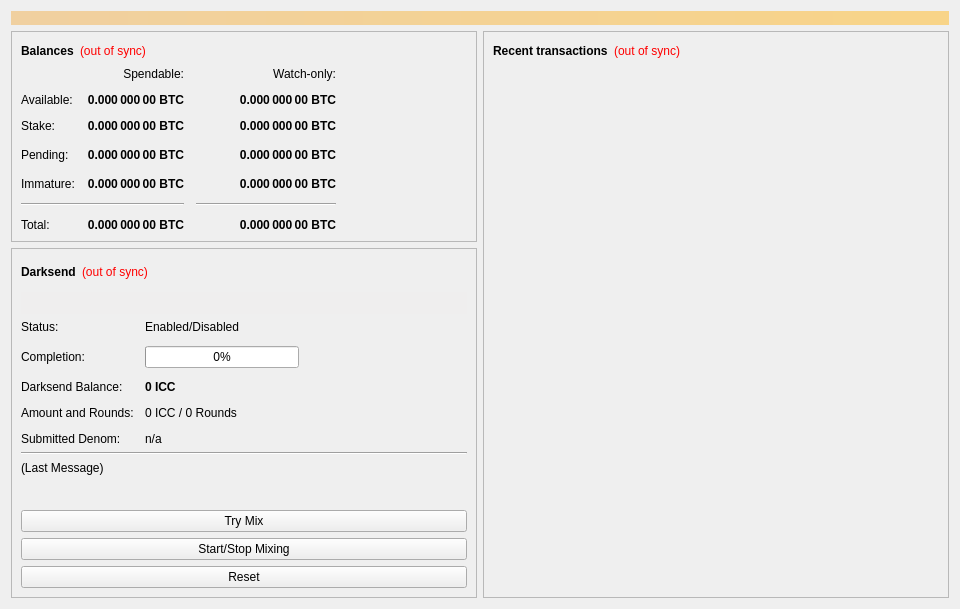
<?xml version="1.0" encoding="UTF-8"?>
<ui version="4.0">
 <class>OverviewPage</class>
 <widget class="QWidget" name="OverviewPage">
  <property name="geometry">
   <rect>
    <x>0</x>
    <y>0</y>
    <width>960</width>
    <height>594</height>
   </rect>
  </property>
  <property name="minimumSize">
   <size>
    <width>960</width>
    <height>0</height>
   </size>
  </property>
  <property name="windowTitle">
   <string>Form</string>
  </property>
  <layout class="QVBoxLayout" name="topLayout">
   <item>
    <widget class="QLabel" name="labelAlerts">
     <property name="visible">
      <bool>false</bool>
     </property>
     <property name="styleSheet">
      <string notr="true">background-color: qlineargradient(x1: 0, y1: 0, x2: 1, y2: 0, stop:0 #F0D0A0, stop:1 #F8D488); color:#000000;</string>
     </property>
     <property name="wordWrap">
      <bool>true</bool>
     </property>
     <property name="margin">
      <number>3</number>
     </property>
    </widget>
   </item>
   <item>
    <layout class="QHBoxLayout" name="horizontalLayout" stretch="1,1">
     <item>
      <layout class="QVBoxLayout" name="verticalLayout_2">
       <item>
        <widget class="QFrame" name="frame">
         <property name="frameShape">
          <enum>QFrame::StyledPanel</enum>
         </property>
         <property name="frameShadow">
          <enum>QFrame::Raised</enum>
         </property>
         <layout class="QVBoxLayout" name="verticalLayout_4">
          <item>
           <layout class="QHBoxLayout" name="horizontalLayout_4">
            <item>
             <widget class="QLabel" name="label_5">
              <property name="font">
               <font>
                <weight>75</weight>
                <bold>true</bold>
               </font>
              </property>
              <property name="text">
               <string>Balances</string>
              </property>
             </widget>
            </item>
            <item>
             <widget class="QLabel" name="labelWalletStatus">
              <property name="cursor">
               <cursorShape>WhatsThisCursor</cursorShape>
              </property>
              <property name="toolTip">
               <string>The displayed information may be out of date. Your wallet automatically synchronizes with the InternationalConsumptionChain network after a connection is established, but this process has not completed yet.</string>
              </property>
              <property name="styleSheet">
               <string notr="true">QLabel { color: red; }</string>
              </property>
              <property name="text">
               <string notr="true">(out of sync)</string>
              </property>
              <property name="alignment">
               <set>Qt::AlignLeading|Qt::AlignLeft|Qt::AlignVCenter</set>
              </property>
             </widget>
            </item>
            <item>
             <spacer name="horizontalSpacer_3">
              <property name="orientation">
               <enum>Qt::Horizontal</enum>
              </property>
              <property name="sizeHint" stdset="0">
               <size>
                <width>40</width>
                <height>20</height>
               </size>
              </property>
             </spacer>
            </item>
           </layout>
          </item>
          <item>
           <layout class="QGridLayout" name="gridLayout">
            <property name="spacing">
             <number>12</number>
            </property>
            <item row="3" column="2">
             <widget class="QLabel" name="labelWatchPending">
              <property name="font">
               <font>
                <weight>75</weight>
                <bold>true</bold>
               </font>
              </property>
              <property name="cursor">
               <cursorShape>IBeamCursor</cursorShape>
              </property>
              <property name="toolTip">
               <string>Unconfirmed transactions to watch-only addresses</string>
              </property>
              <property name="text">
               <string notr="true">0.000 000 00 BTC</string>
              </property>
              <property name="alignment">
               <set>Qt::AlignRight|Qt::AlignTrailing|Qt::AlignVCenter</set>
              </property>
              <property name="textInteractionFlags">
               <set>Qt::LinksAccessibleByMouse|Qt::TextSelectableByKeyboard|Qt::TextSelectableByMouse</set>
              </property>
             </widget>
            </item>
            <item row="3" column="1">
             <widget class="QLabel" name="labelUnconfirmed">
              <property name="font">
               <font>
                <weight>75</weight>
                <bold>true</bold>
               </font>
              </property>
              <property name="cursor">
               <cursorShape>IBeamCursor</cursorShape>
              </property>
              <property name="toolTip">
               <string>Total of transactions that have yet to be confirmed, and do not yet count toward the spendable balance</string>
              </property>
              <property name="text">
               <string notr="true">0.000 000 00 BTC</string>
              </property>
              <property name="alignment">
               <set>Qt::AlignRight|Qt::AlignTrailing|Qt::AlignVCenter</set>
              </property>
              <property name="textInteractionFlags">
               <set>Qt::LinksAccessibleByMouse|Qt::TextSelectableByKeyboard|Qt::TextSelectableByMouse</set>
              </property>
             </widget>
            </item>
            <item row="4" column="2">
             <widget class="QLabel" name="labelWatchImmature">
              <property name="font">
               <font>
                <weight>75</weight>
                <bold>true</bold>
               </font>
              </property>
              <property name="cursor">
               <cursorShape>IBeamCursor</cursorShape>
              </property>
              <property name="toolTip">
               <string>Mined balance in watch-only addresses that has not yet matured</string>
              </property>
              <property name="text">
               <string notr="true">0.000 000 00 BTC</string>
              </property>
              <property name="alignment">
               <set>Qt::AlignRight|Qt::AlignTrailing|Qt::AlignVCenter</set>
              </property>
              <property name="textInteractionFlags">
               <set>Qt::LinksAccessibleByMouse|Qt::TextSelectableByKeyboard|Qt::TextSelectableByMouse</set>
              </property>
             </widget>
            </item>
            <item row="5" column="0" colspan="2">
             <widget class="Line" name="lineSpendableBalance">
              <property name="orientation">
               <enum>Qt::Horizontal</enum>
              </property>
             </widget>
            </item>
            <item row="5" column="2">
             <widget class="Line" name="lineWatchBalance">
              <property name="sizePolicy">
               <sizepolicy hsizetype="Preferred" vsizetype="Fixed">
                <horstretch>0</horstretch>
                <verstretch>0</verstretch>
               </sizepolicy>
              </property>
              <property name="minimumSize">
               <size>
                <width>140</width>
                <height>0</height>
               </size>
              </property>
              <property name="orientation">
               <enum>Qt::Horizontal</enum>
              </property>
             </widget>
            </item>
            <item row="6" column="0">
             <widget class="QLabel" name="labelTotalText">
              <property name="text">
               <string>Total:</string>
              </property>
             </widget>
            </item>
            <item row="4" column="1">
             <widget class="QLabel" name="labelImmature">
              <property name="font">
               <font>
                <weight>75</weight>
                <bold>true</bold>
               </font>
              </property>
              <property name="cursor">
               <cursorShape>IBeamCursor</cursorShape>
              </property>
              <property name="toolTip">
               <string>Mined balance that has not yet matured</string>
              </property>
              <property name="text">
               <string notr="true">0.000 000 00 BTC</string>
              </property>
              <property name="alignment">
               <set>Qt::AlignRight|Qt::AlignTrailing|Qt::AlignVCenter</set>
              </property>
              <property name="textInteractionFlags">
               <set>Qt::LinksAccessibleByMouse|Qt::TextSelectableByKeyboard|Qt::TextSelectableByMouse</set>
              </property>
             </widget>
            </item>
            <item row="3" column="3">
             <spacer name="horizontalSpacer_2">
              <property name="orientation">
               <enum>Qt::Horizontal</enum>
              </property>
              <property name="sizeHint" stdset="0">
               <size>
                <width>40</width>
                <height>20</height>
               </size>
              </property>
             </spacer>
            </item>
            <item row="4" column="0">
             <widget class="QLabel" name="labelImmatureText">
              <property name="text">
               <string>Immature:</string>
              </property>
             </widget>
            </item>
            <item row="6" column="1">
             <widget class="QLabel" name="labelTotal">
              <property name="font">
               <font>
                <weight>75</weight>
                <bold>true</bold>
               </font>
              </property>
              <property name="cursor">
               <cursorShape>IBeamCursor</cursorShape>
              </property>
              <property name="toolTip">
               <string>Your current total balance</string>
              </property>
              <property name="text">
               <string notr="true">0.000 000 00 BTC</string>
              </property>
              <property name="alignment">
               <set>Qt::AlignRight|Qt::AlignTrailing|Qt::AlignVCenter</set>
              </property>
              <property name="textInteractionFlags">
               <set>Qt::LinksAccessibleByMouse|Qt::TextSelectableByKeyboard|Qt::TextSelectableByMouse</set>
              </property>
             </widget>
            </item>
            <item row="6" column="2">
             <widget class="QLabel" name="labelWatchTotal">
              <property name="font">
               <font>
                <weight>75</weight>
                <bold>true</bold>
               </font>
              </property>
              <property name="cursor">
               <cursorShape>IBeamCursor</cursorShape>
              </property>
              <property name="toolTip">
               <string>Current total balance in watch-only addresses</string>
              </property>
              <property name="text">
               <string notr="true">0.000 000 00 BTC</string>
              </property>
              <property name="alignment">
               <set>Qt::AlignRight|Qt::AlignTrailing|Qt::AlignVCenter</set>
              </property>
              <property name="textInteractionFlags">
               <set>Qt::LinksAccessibleByMouse|Qt::TextSelectableByKeyboard|Qt::TextSelectableByMouse</set>
              </property>
             </widget>
            </item>
            <item row="0" column="2">
             <widget class="QLabel" name="labelWatchonly">
              <property name="text">
               <string>Watch-only:</string>
              </property>
              <property name="alignment">
               <set>Qt::AlignRight|Qt::AlignTrailing|Qt::AlignVCenter</set>
              </property>
             </widget>
            </item>
            <item row="1" column="0">
             <widget class="QLabel" name="labelBalanceText">
              <property name="text">
               <string>Available:</string>
              </property>
             </widget>
            </item>
            <item row="1" column="1">
             <widget class="QLabel" name="labelBalance">
              <property name="font">
               <font>
                <weight>75</weight>
                <bold>true</bold>
               </font>
              </property>
              <property name="cursor">
               <cursorShape>IBeamCursor</cursorShape>
              </property>
              <property name="toolTip">
               <string>Your current spendable balance</string>
              </property>
              <property name="text">
               <string notr="true">0.000 000 00 BTC</string>
              </property>
              <property name="alignment">
               <set>Qt::AlignRight|Qt::AlignTrailing|Qt::AlignVCenter</set>
              </property>
              <property name="textInteractionFlags">
               <set>Qt::LinksAccessibleByMouse|Qt::TextSelectableByKeyboard|Qt::TextSelectableByMouse</set>
              </property>
             </widget>
            </item>
            <item row="2" column="0">
             <widget class="QLabel" name="label_10">
              <property name="text">
               <string>Stake:</string>
              </property>
             </widget>
            </item>
            <item row="2" column="1">
             <widget class="QLabel" name="labelStake">
              <property name="font">
               <font>
                <weight>75</weight>
                <bold>true</bold>
               </font>
              </property>
              <property name="cursor">
               <cursorShape>IBeamCursor</cursorShape>
              </property>
              <property name="toolTip">
               <string>Total of coins that was staked, and do not yet count toward the current balance</string>
              </property>
              <property name="text">
               <string notr="true">0.000 000 00 BTC</string>
              </property>
              <property name="alignment">
               <set>Qt::AlignRight|Qt::AlignTrailing|Qt::AlignVCenter</set>
              </property>
              <property name="textInteractionFlags">
               <set>Qt::LinksAccessibleByMouse|Qt::TextSelectableByKeyboard|Qt::TextSelectableByMouse</set>
              </property>
             </widget>
            </item>
            <item row="2" column="2">
             <widget class="QLabel" name="labelWatchStake">
              <property name="font">
               <font>
                <weight>75</weight>
                <bold>true</bold>
               </font>
              </property>
              <property name="cursor">
               <cursorShape>IBeamCursor</cursorShape>
              </property>
              <property name="toolTip">
               <string>Total of coins that was staked in watch-only addresses, and do not yet count toward the current watch-only balance</string>
              </property>
              <property name="text">
               <string notr="true">0.000 000 00 BTC</string>
              </property>
              <property name="alignment">
               <set>Qt::AlignRight|Qt::AlignTrailing|Qt::AlignVCenter</set>
              </property>
              <property name="textInteractionFlags">
               <set>Qt::LinksAccessibleByMouse|Qt::TextSelectableByKeyboard|Qt::TextSelectableByMouse</set>
              </property>
             </widget>
            </item>
            <item row="1" column="2">
             <widget class="QLabel" name="labelWatchAvailable">
              <property name="font">
               <font>
                <weight>75</weight>
                <bold>true</bold>
               </font>
              </property>
              <property name="cursor">
               <cursorShape>IBeamCursor</cursorShape>
              </property>
              <property name="toolTip">
               <string>Your current balance in watch-only addresses</string>
              </property>
              <property name="text">
               <string notr="true">0.000 000 00 BTC</string>
              </property>
              <property name="alignment">
               <set>Qt::AlignRight|Qt::AlignTrailing|Qt::AlignVCenter</set>
              </property>
              <property name="textInteractionFlags">
               <set>Qt::LinksAccessibleByMouse|Qt::TextSelectableByKeyboard|Qt::TextSelectableByMouse</set>
              </property>
             </widget>
            </item>
            <item row="3" column="0">
             <widget class="QLabel" name="labelPendingText">
              <property name="text">
               <string>Pending:</string>
              </property>
             </widget>
            </item>
            <item row="0" column="1">
             <widget class="QLabel" name="labelSpendable">
              <property name="text">
               <string>Spendable:</string>
              </property>
              <property name="alignment">
               <set>Qt::AlignRight|Qt::AlignTrailing|Qt::AlignVCenter</set>
              </property>
             </widget>
            </item>
           </layout>
          </item>
         </layout>
        </widget>
       </item>
       <item>
        <widget class="QFrame" name="frameDarksend">
         <property name="sizePolicy">
          <sizepolicy hsizetype="Expanding" vsizetype="Expanding">
           <horstretch>0</horstretch>
           <verstretch>0</verstretch>
          </sizepolicy>
         </property>
         <property name="minimumSize">
          <size>
           <width>0</width>
           <height>350</height>
          </size>
         </property>
         <property name="layoutDirection">
          <enum>Qt::LeftToRight</enum>
         </property>
         <property name="frameShape">
          <enum>QFrame::StyledPanel</enum>
         </property>
         <property name="frameShadow">
          <enum>QFrame::Raised</enum>
         </property>
         <layout class="QVBoxLayout" name="verticalLayout_5">
          <item>
           <layout class="QHBoxLayout" name="horizontalLayout_5">
            <item>
             <widget class="QLabel" name="label_2">
              <property name="font">
               <font>
                <weight>75</weight>
                <bold>true</bold>
               </font>
              </property>
              <property name="text">
               <string>Darksend</string>
              </property>
             </widget>
            </item>
            <item>
             <widget class="QLabel" name="labelDarksendSyncStatus">
              <property name="toolTip">
               <string>The displayed information may be out of date. Your wallet automatically synchronizes with the InternationalConsumptionChain network after a connection is established, but this process has not completed yet.</string>
              </property>
              <property name="styleSheet">
               <string notr="true">QLabel { color: red; }</string>
              </property>
              <property name="text">
               <string notr="true">(out of sync)</string>
              </property>
              <property name="alignment">
               <set>Qt::AlignLeading|Qt::AlignLeft|Qt::AlignVCenter</set>
              </property>
             </widget>
            </item>
            <item>
             <spacer name="horizontalSpacer_4">
              <property name="orientation">
               <enum>Qt::Horizontal</enum>
              </property>
              <property name="sizeHint" stdset="0">
               <size>
                <width>40</width>
                <height>20</height>
               </size>
              </property>
             </spacer>
            </item>
           </layout>
          </item>
          <item>
           <widget class="QPushButton" name="runAutoDenom">
            <property name="palette">
             <palette>
              <active>
               <colorrole role="WindowText">
                <brush brushstyle="SolidPattern">
                 <color alpha="255">
                  <red>0</red>
                  <green>0</green>
                  <blue>0</blue>
                 </color>
                </brush>
               </colorrole>
               <colorrole role="Button">
                <brush brushstyle="SolidPattern">
                 <color alpha="255">
                  <red>239</red>
                  <green>238</green>
                  <blue>238</blue>
                 </color>
                </brush>
               </colorrole>
               <colorrole role="Light">
                <brush brushstyle="SolidPattern">
                 <color alpha="255">
                  <red>255</red>
                  <green>255</green>
                  <blue>255</blue>
                 </color>
                </brush>
               </colorrole>
               <colorrole role="Midlight">
                <brush brushstyle="SolidPattern">
                 <color alpha="255">
                  <red>247</red>
                  <green>246</green>
                  <blue>246</blue>
                 </color>
                </brush>
               </colorrole>
               <colorrole role="Dark">
                <brush brushstyle="SolidPattern">
                 <color alpha="255">
                  <red>119</red>
                  <green>119</green>
                  <blue>119</blue>
                 </color>
                </brush>
               </colorrole>
               <colorrole role="Mid">
                <brush brushstyle="SolidPattern">
                 <color alpha="255">
                  <red>159</red>
                  <green>159</green>
                  <blue>159</blue>
                 </color>
                </brush>
               </colorrole>
               <colorrole role="Text">
                <brush brushstyle="SolidPattern">
                 <color alpha="255">
                  <red>0</red>
                  <green>0</green>
                  <blue>0</blue>
                 </color>
                </brush>
               </colorrole>
               <colorrole role="BrightText">
                <brush brushstyle="SolidPattern">
                 <color alpha="255">
                  <red>255</red>
                  <green>255</green>
                  <blue>255</blue>
                 </color>
                </brush>
               </colorrole>
               <colorrole role="ButtonText">
                <brush brushstyle="SolidPattern">
                 <color alpha="255">
                  <red>0</red>
                  <green>0</green>
                  <blue>0</blue>
                 </color>
                </brush>
               </colorrole>
               <colorrole role="Base">
                <brush brushstyle="SolidPattern">
                 <color alpha="255">
                  <red>255</red>
                  <green>255</green>
                  <blue>255</blue>
                 </color>
                </brush>
               </colorrole>
               <colorrole role="Window">
                <brush brushstyle="SolidPattern">
                 <color alpha="255">
                  <red>239</red>
                  <green>238</green>
                  <blue>238</blue>
                 </color>
                </brush>
               </colorrole>
               <colorrole role="Shadow">
                <brush brushstyle="SolidPattern">
                 <color alpha="255">
                  <red>0</red>
                  <green>0</green>
                  <blue>0</blue>
                 </color>
                </brush>
               </colorrole>
               <colorrole role="AlternateBase">
                <brush brushstyle="SolidPattern">
                 <color alpha="255">
                  <red>247</red>
                  <green>246</green>
                  <blue>246</blue>
                 </color>
                </brush>
               </colorrole>
               <colorrole role="ToolTipBase">
                <brush brushstyle="SolidPattern">
                 <color alpha="255">
                  <red>255</red>
                  <green>255</green>
                  <blue>220</blue>
                 </color>
                </brush>
               </colorrole>
               <colorrole role="ToolTipText">
                <brush brushstyle="SolidPattern">
                 <color alpha="255">
                  <red>0</red>
                  <green>0</green>
                  <blue>0</blue>
                 </color>
                </brush>
               </colorrole>
              </active>
              <inactive>
               <colorrole role="WindowText">
                <brush brushstyle="SolidPattern">
                 <color alpha="255">
                  <red>0</red>
                  <green>0</green>
                  <blue>0</blue>
                 </color>
                </brush>
               </colorrole>
               <colorrole role="Button">
                <brush brushstyle="SolidPattern">
                 <color alpha="255">
                  <red>239</red>
                  <green>238</green>
                  <blue>238</blue>
                 </color>
                </brush>
               </colorrole>
               <colorrole role="Light">
                <brush brushstyle="SolidPattern">
                 <color alpha="255">
                  <red>255</red>
                  <green>255</green>
                  <blue>255</blue>
                 </color>
                </brush>
               </colorrole>
               <colorrole role="Midlight">
                <brush brushstyle="SolidPattern">
                 <color alpha="255">
                  <red>247</red>
                  <green>246</green>
                  <blue>246</blue>
                 </color>
                </brush>
               </colorrole>
               <colorrole role="Dark">
                <brush brushstyle="SolidPattern">
                 <color alpha="255">
                  <red>119</red>
                  <green>119</green>
                  <blue>119</blue>
                 </color>
                </brush>
               </colorrole>
               <colorrole role="Mid">
                <brush brushstyle="SolidPattern">
                 <color alpha="255">
                  <red>159</red>
                  <green>159</green>
                  <blue>159</blue>
                 </color>
                </brush>
               </colorrole>
               <colorrole role="Text">
                <brush brushstyle="SolidPattern">
                 <color alpha="255">
                  <red>0</red>
                  <green>0</green>
                  <blue>0</blue>
                 </color>
                </brush>
               </colorrole>
               <colorrole role="BrightText">
                <brush brushstyle="SolidPattern">
                 <color alpha="255">
                  <red>255</red>
                  <green>255</green>
                  <blue>255</blue>
                 </color>
                </brush>
               </colorrole>
               <colorrole role="ButtonText">
                <brush brushstyle="SolidPattern">
                 <color alpha="255">
                  <red>0</red>
                  <green>0</green>
                  <blue>0</blue>
                 </color>
                </brush>
               </colorrole>
               <colorrole role="Base">
                <brush brushstyle="SolidPattern">
                 <color alpha="255">
                  <red>255</red>
                  <green>255</green>
                  <blue>255</blue>
                 </color>
                </brush>
               </colorrole>
               <colorrole role="Window">
                <brush brushstyle="SolidPattern">
                 <color alpha="255">
                  <red>239</red>
                  <green>238</green>
                  <blue>238</blue>
                 </color>
                </brush>
               </colorrole>
               <colorrole role="Shadow">
                <brush brushstyle="SolidPattern">
                 <color alpha="255">
                  <red>0</red>
                  <green>0</green>
                  <blue>0</blue>
                 </color>
                </brush>
               </colorrole>
               <colorrole role="AlternateBase">
                <brush brushstyle="SolidPattern">
                 <color alpha="255">
                  <red>247</red>
                  <green>246</green>
                  <blue>246</blue>
                 </color>
                </brush>
               </colorrole>
               <colorrole role="ToolTipBase">
                <brush brushstyle="SolidPattern">
                 <color alpha="255">
                  <red>255</red>
                  <green>255</green>
                  <blue>220</blue>
                 </color>
                </brush>
               </colorrole>
               <colorrole role="ToolTipText">
                <brush brushstyle="SolidPattern">
                 <color alpha="255">
                  <red>0</red>
                  <green>0</green>
                  <blue>0</blue>
                 </color>
                </brush>
               </colorrole>
              </inactive>
              <disabled>
               <colorrole role="WindowText">
                <brush brushstyle="SolidPattern">
                 <color alpha="255">
                  <red>119</red>
                  <green>119</green>
                  <blue>119</blue>
                 </color>
                </brush>
               </colorrole>
               <colorrole role="Button">
                <brush brushstyle="SolidPattern">
                 <color alpha="255">
                  <red>239</red>
                  <green>238</green>
                  <blue>238</blue>
                 </color>
                </brush>
               </colorrole>
               <colorrole role="Light">
                <brush brushstyle="SolidPattern">
                 <color alpha="255">
                  <red>255</red>
                  <green>255</green>
                  <blue>255</blue>
                 </color>
                </brush>
               </colorrole>
               <colorrole role="Midlight">
                <brush brushstyle="SolidPattern">
                 <color alpha="255">
                  <red>247</red>
                  <green>246</green>
                  <blue>246</blue>
                 </color>
                </brush>
               </colorrole>
               <colorrole role="Dark">
                <brush brushstyle="SolidPattern">
                 <color alpha="255">
                  <red>119</red>
                  <green>119</green>
                  <blue>119</blue>
                 </color>
                </brush>
               </colorrole>
               <colorrole role="Mid">
                <brush brushstyle="SolidPattern">
                 <color alpha="255">
                  <red>159</red>
                  <green>159</green>
                  <blue>159</blue>
                 </color>
                </brush>
               </colorrole>
               <colorrole role="Text">
                <brush brushstyle="SolidPattern">
                 <color alpha="255">
                  <red>119</red>
                  <green>119</green>
                  <blue>119</blue>
                 </color>
                </brush>
               </colorrole>
               <colorrole role="BrightText">
                <brush brushstyle="SolidPattern">
                 <color alpha="255">
                  <red>255</red>
                  <green>255</green>
                  <blue>255</blue>
                 </color>
                </brush>
               </colorrole>
               <colorrole role="ButtonText">
                <brush brushstyle="SolidPattern">
                 <color alpha="255">
                  <red>119</red>
                  <green>119</green>
                  <blue>119</blue>
                 </color>
                </brush>
               </colorrole>
               <colorrole role="Base">
                <brush brushstyle="SolidPattern">
                 <color alpha="255">
                  <red>239</red>
                  <green>238</green>
                  <blue>238</blue>
                 </color>
                </brush>
               </colorrole>
               <colorrole role="Window">
                <brush brushstyle="SolidPattern">
                 <color alpha="255">
                  <red>239</red>
                  <green>238</green>
                  <blue>238</blue>
                 </color>
                </brush>
               </colorrole>
               <colorrole role="Shadow">
                <brush brushstyle="SolidPattern">
                 <color alpha="255">
                  <red>0</red>
                  <green>0</green>
                  <blue>0</blue>
                 </color>
                </brush>
               </colorrole>
               <colorrole role="AlternateBase">
                <brush brushstyle="SolidPattern">
                 <color alpha="255">
                  <red>239</red>
                  <green>238</green>
                  <blue>238</blue>
                 </color>
                </brush>
               </colorrole>
               <colorrole role="ToolTipBase">
                <brush brushstyle="SolidPattern">
                 <color alpha="255">
                  <red>255</red>
                  <green>255</green>
                  <blue>220</blue>
                 </color>
                </brush>
               </colorrole>
               <colorrole role="ToolTipText">
                <brush brushstyle="SolidPattern">
                 <color alpha="255">
                  <red>0</red>
                  <green>0</green>
                  <blue>0</blue>
                 </color>
                </brush>
               </colorrole>
              </disabled>
             </palette>
            </property>
            <property name="focusPolicy">
             <enum>Qt::NoFocus</enum>
            </property>
            <property name="autoFillBackground">
             <bool>true</bool>
            </property>
            <property name="text">
             <string/>
            </property>
            <property name="flat">
             <bool>true</bool>
            </property>
           </widget>
          </item>
          <item>
           <layout class="QFormLayout" name="formLayout">
            <property name="fieldGrowthPolicy">
             <enum>QFormLayout::AllNonFixedFieldsGrow</enum>
            </property>
            <property name="horizontalSpacing">
             <number>11</number>
            </property>
            <property name="verticalSpacing">
             <number>12</number>
            </property>
            <item row="0" column="0">
             <widget class="QLabel" name="label_6">
              <property name="text">
               <string>Status:</string>
              </property>
             </widget>
            </item>
            <item row="1" column="0">
             <widget class="QLabel" name="label_7">
              <property name="text">
               <string>Completion:</string>
              </property>
             </widget>
            </item>
            <item row="1" column="1">
             <widget class="QProgressBar" name="darksendProgress">
              <property name="maximumSize">
               <size>
                <width>154</width>
                <height>16777215</height>
               </size>
              </property>
              <property name="value">
               <number>0</number>
              </property>
             </widget>
            </item>
            <item row="3" column="0">
             <widget class="QLabel" name="labelAnonymizedText">
              <property name="text">
               <string>Darksend Balance:</string>
              </property>
             </widget>
            </item>
            <item row="3" column="1">
             <widget class="QLabel" name="labelAnonymized">
              <property name="font">
               <font>
                <weight>75</weight>
                <bold>true</bold>
               </font>
              </property>
              <property name="text">
               <string notr="true">0 ICC</string>
              </property>
             </widget>
            </item>
            <item row="4" column="0">
             <widget class="QLabel" name="label_8">
              <property name="text">
               <string>Amount and Rounds:</string>
              </property>
             </widget>
            </item>
            <item row="4" column="1">
             <widget class="QLabel" name="labelAmountRounds">
              <property name="text">
               <string>0 ICC / 0 Rounds</string>
              </property>
             </widget>
            </item>
            <item row="5" column="0">
             <widget class="QLabel" name="label_9">
              <property name="text">
               <string>Submitted Denom:</string>
              </property>
             </widget>
            </item>
            <item row="5" column="1">
             <widget class="QLabel" name="labelSubmittedDenom">
              <property name="toolTip">
               <string>The denominations you submitted to the Masternode.&lt;br&gt;To mix, other users must submit the exact same denominations.</string>
              </property>
              <property name="text">
               <string>n/a</string>
              </property>
             </widget>
            </item>
            <item row="0" column="1">
             <widget class="QLabel" name="darksendEnabled">
              <property name="text">
               <string>Enabled/Disabled</string>
              </property>
             </widget>
            </item>
           </layout>
          </item>
          <item>
           <widget class="Line" name="lineLastMessage">
            <property name="orientation">
             <enum>Qt::Horizontal</enum>
            </property>
           </widget>
          </item>
          <item>
           <widget class="QLabel" name="darksendStatus">
            <property name="minimumSize">
             <size>
              <width>288</width>
              <height>43</height>
             </size>
            </property>
            <property name="text">
             <string>(Last Message)</string>
            </property>
            <property name="alignment">
             <set>Qt::AlignLeading|Qt::AlignLeft|Qt::AlignTop</set>
            </property>
            <property name="wordWrap">
             <bool>true</bool>
            </property>
           </widget>
          </item>
          <item>
           <widget class="QPushButton" name="darksendAuto">
            <property name="sizePolicy">
             <sizepolicy hsizetype="MinimumExpanding" vsizetype="Fixed">
              <horstretch>0</horstretch>
              <verstretch>0</verstretch>
             </sizepolicy>
            </property>
            <property name="toolTip">
             <string>Try to manually submit a Darksend request.</string>
            </property>
            <property name="text">
             <string>Try Mix</string>
            </property>
           </widget>
          </item>
          <item>
           <widget class="QPushButton" name="toggleDarksend">
            <property name="sizePolicy">
             <sizepolicy hsizetype="MinimumExpanding" vsizetype="Fixed">
              <horstretch>0</horstretch>
              <verstretch>0</verstretch>
             </sizepolicy>
            </property>
            <property name="text">
             <string>Start/Stop Mixing</string>
            </property>
           </widget>
          </item>
          <item>
           <widget class="QPushButton" name="darksendReset">
            <property name="sizePolicy">
             <sizepolicy hsizetype="MinimumExpanding" vsizetype="Fixed">
              <horstretch>0</horstretch>
              <verstretch>0</verstretch>
             </sizepolicy>
            </property>
            <property name="toolTip">
             <string>Reset the current status of Darksend (can interrupt Darksend if it's in the process of Mixing, which can cost you money!)</string>
            </property>
            <property name="autoFillBackground">
             <bool>false</bool>
            </property>
            <property name="text">
             <string>Reset</string>
            </property>
           </widget>
          </item>
         </layout>
        </widget>
       </item>
       <item>
        <spacer name="verticalSpacer">
         <property name="orientation">
          <enum>Qt::Vertical</enum>
         </property>
         <property name="sizeHint" stdset="0">
          <size>
           <width>20</width>
           <height>40</height>
          </size>
         </property>
        </spacer>
       </item>
      </layout>
     </item>
     <item>
      <layout class="QVBoxLayout" name="verticalLayout_3">
       <item>
        <widget class="QFrame" name="frame_2">
         <property name="frameShape">
          <enum>QFrame::StyledPanel</enum>
         </property>
         <property name="frameShadow">
          <enum>QFrame::Raised</enum>
         </property>
         <layout class="QVBoxLayout" name="verticalLayout">
          <item>
           <layout class="QHBoxLayout" name="horizontalLayout_2">
            <item>
             <widget class="QLabel" name="label_4">
              <property name="font">
               <font>
                <weight>75</weight>
                <bold>true</bold>
               </font>
              </property>
              <property name="text">
               <string>Recent transactions</string>
              </property>
             </widget>
            </item>
            <item>
             <widget class="QLabel" name="labelTransactionsStatus">
              <property name="cursor">
               <cursorShape>WhatsThisCursor</cursorShape>
              </property>
              <property name="toolTip">
               <string>The displayed information may be out of date. Your wallet automatically synchronizes with the InternationalConsumptionChain network after a connection is established, but this process has not completed yet.</string>
              </property>
              <property name="styleSheet">
               <string notr="true">QLabel { color: red; }</string>
              </property>
              <property name="text">
               <string notr="true">(out of sync)</string>
              </property>
              <property name="alignment">
               <set>Qt::AlignRight|Qt::AlignTrailing|Qt::AlignVCenter</set>
              </property>
             </widget>
            </item>
            <item>
             <spacer name="horizontalSpacer">
              <property name="orientation">
               <enum>Qt::Horizontal</enum>
              </property>
              <property name="sizeHint" stdset="0">
               <size>
                <width>40</width>
                <height>20</height>
               </size>
              </property>
             </spacer>
            </item>
           </layout>
          </item>
          <item>
           <widget class="QListView" name="listTransactions">
            <property name="styleSheet">
             <string notr="true">QListView { background: transparent; }</string>
            </property>
            <property name="frameShape">
             <enum>QFrame::NoFrame</enum>
            </property>
            <property name="verticalScrollBarPolicy">
             <enum>Qt::ScrollBarAlwaysOff</enum>
            </property>
            <property name="horizontalScrollBarPolicy">
             <enum>Qt::ScrollBarAlwaysOff</enum>
            </property>
            <property name="selectionMode">
             <enum>QAbstractItemView::NoSelection</enum>
            </property>
           </widget>
          </item>
         </layout>
        </widget>
       </item>
      </layout>
     </item>
    </layout>
   </item>
  </layout>
 </widget>
 <resources/>
 <connections/>
</ui>
